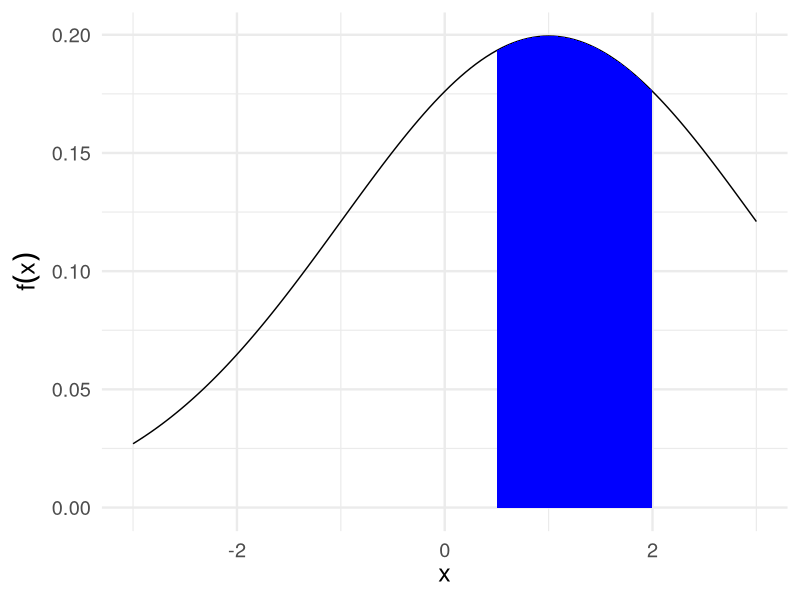
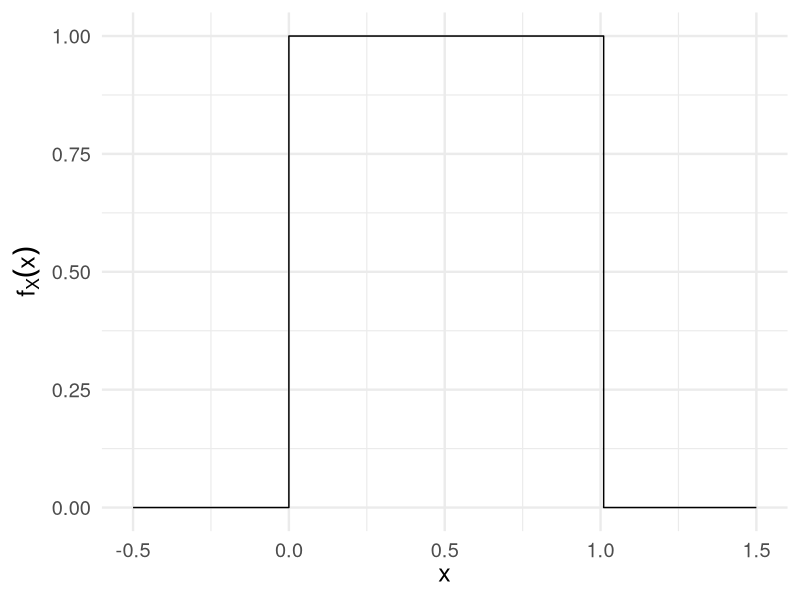
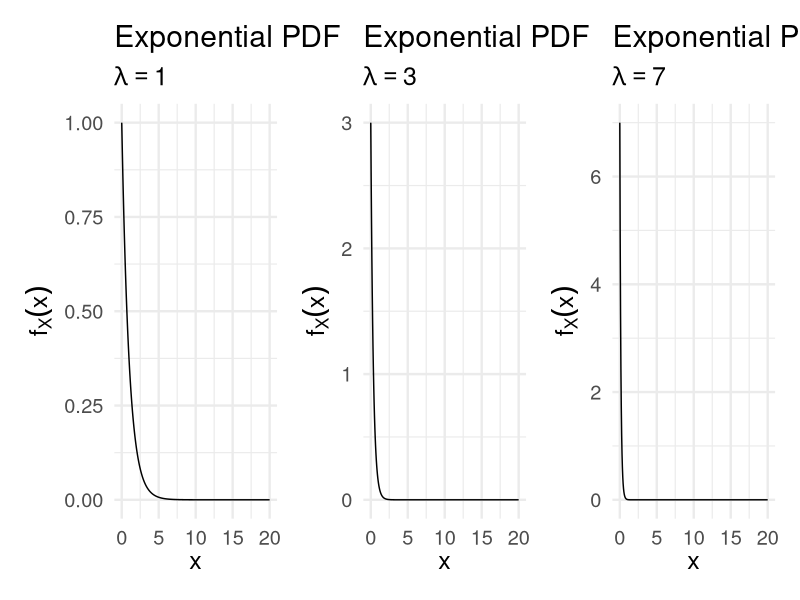
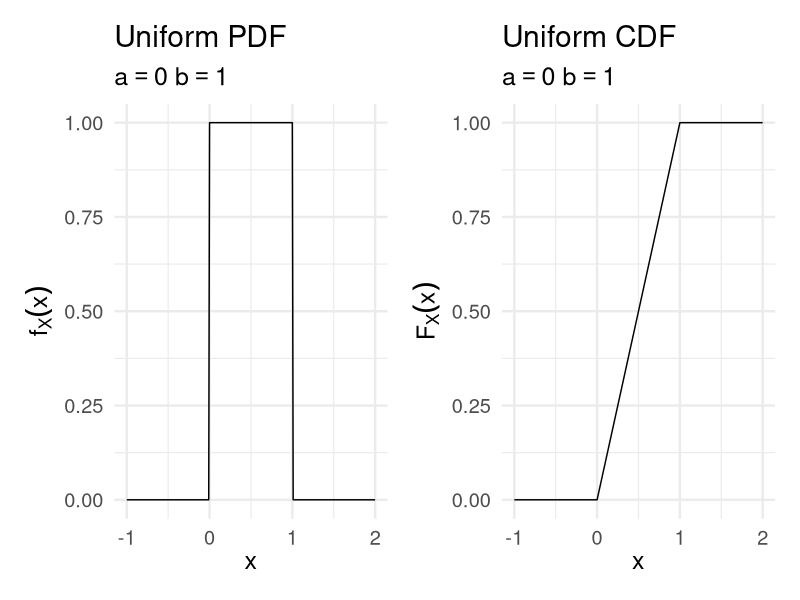
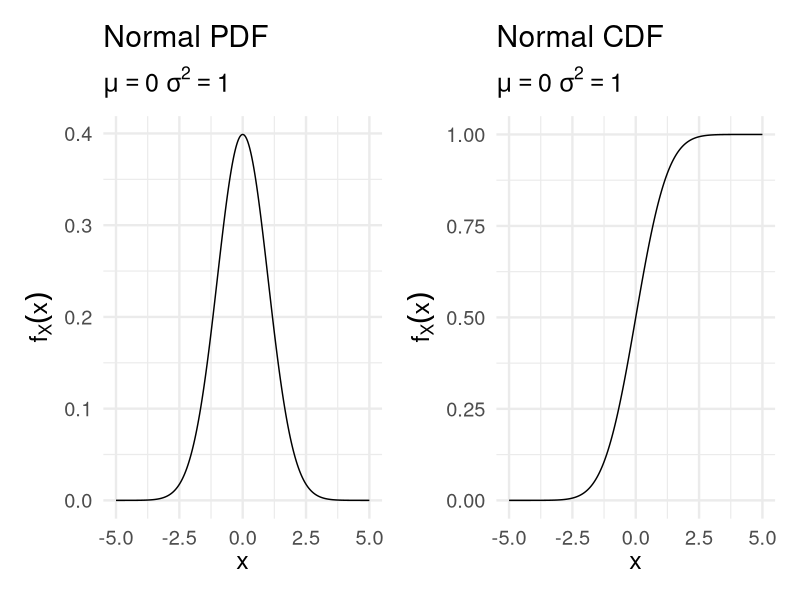
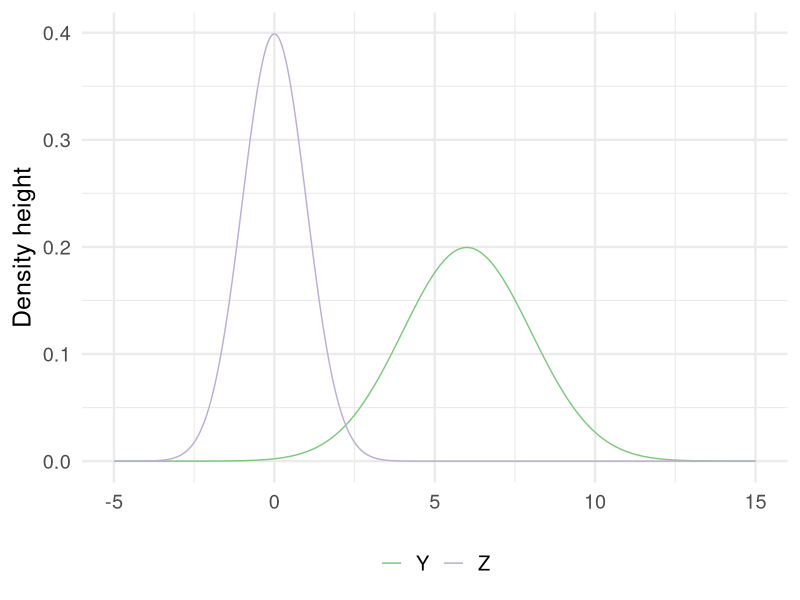
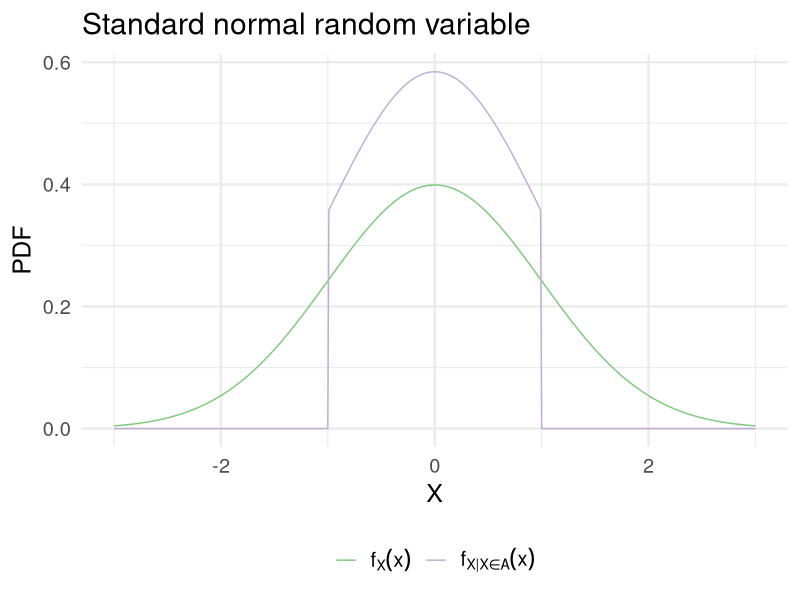

These charts were generated, in order, by the following R code:
## ---- chunk 1
knitr::opts_chunk$set(cache = TRUE,
                      message = FALSE,
                      warning = FALSE,
                      echo = FALSE)

library(tidyverse)
library(patchwork)

options(digits = 3)
set.seed(1234)
theme_set(theme_minimal(base_size = 18))
## ---- chunk 2
norm_pdf <- data_frame(x = seq(-3, 3, by = .05),
           y = dnorm(x = x, mean = 1, sd = 2),
           fill = x >= .5 & x <= 2)

ggplot(norm_pdf) +
  geom_line(aes(x, y)) +
  geom_ribbon(data = filter(norm_pdf, fill),
              aes(x = x,
                  ymin = 0, ymax = y),
              fill = "blue") +
  labs(x = expression(x),
       y = expression(f(x)))
## ---- chunk 3
data_frame(x = seq(-.5, 1.5, by = .01),
           y = dunif(x)) %>%
  ggplot(aes(x, y)) +
  geom_step() +
  labs(x = expression(x),
       y = expression(f[X](x)))
## ---- chunk 4
exp_pdf <- function(rate){
  data_frame(x = seq(0, 20, by = .05),
           pmf = dexp(x = x, rate = rate)) %>%
  ggplot(aes(x, pmf)) +
  geom_line() +
  labs(title = "Exponential PDF",
       subtitle = bquote(lambda == .(rate)),
       x = expression(x),
       y = expression(f[X] (x)))
}

exp_pdf(1) +
  exp_pdf(3) +
  exp_pdf(7)
## ---- chunk 5
    unif_pdf <- function(a, b){
      data_frame(x = seq(a - 1, b + 1, by = .01),
                 pdf = dunif(x = x, min = a, max = b)) %>%
        ggplot(aes(x, pdf)) +
        geom_line() +
        labs(title = "Uniform PDF",
             subtitle = bquote(a == .(a) ~ b == .(b)),
             x = expression(x),
             y = expression(f[X] (x)))
    }
    
    unif_cdf <- function(a, b){
      data_frame(x = seq(a - 1, b + 1, by = .01),
                 cdf = punif(q = x, min = a, max = b)) %>%
        ggplot(aes(x, cdf)) +
        geom_line() +
        labs(title = "Uniform CDF",
             subtitle = bquote(a == .(a) ~ b == .(b)),
             x = expression(x),
             y = expression(F[X] (x)))
    }
    
    unif_pdf(0, 1) +
      unif_cdf(0, 1)
## ---- chunk 6
norm_pdf <- function(mu, sigma){
  data_frame(x = seq(-5, 5, by = .01),
             pdf = dnorm(x = x, mean = mu, sd = sigma)) %>%
    ggplot(aes(x, pdf)) +
    geom_line() +
    labs(title = "Normal PDF",
         subtitle = bquote(mu == .(mu) ~ sigma^2 == .(sigma^2)),
         x = expression(x),
         y = expression(f[X] (x)))
}

norm_cdf <- function(mu, sigma){
  data_frame(x = seq(-5, 5, by = .01),
             cdf = pnorm(q = x, mean = mu, sd = sigma)) %>%
    ggplot(aes(x, cdf)) +
    geom_line() +
    labs(title = "Normal CDF",
         subtitle = bquote(mu == .(mu) ~ sigma^2 == .(sigma^2)),
         x = expression(x),
         y = expression(f[X] (x)))
}

norm_pdf(0, 1) +
  norm_cdf(0, 1)
## ---- chunk 7
        data_frame(x = seq(-5, 15, by = .05),
                   Z = dnorm(x),
                   Y = dnorm(x, mean = 6, sd = 2)) %>%
          gather(norm, val, -x) %>%
          ggplot(aes(x, val, color = norm)) +
          geom_line() +
          scale_color_brewer(type = "qual") +
          labs(x = NULL,
               y = "Density height",
               color = NULL) +
          theme(legend.position = "bottom")
## ---- chunk 8
data_frame(x = seq(-3, 3, by = .01),
           pdf = dnorm(x = x),
           pdf_cond = ifelse(x > -1 & x < 1, pdf / (pnorm(1) - pnorm(-1)), 0)) %>%
  gather(pdf, value, -x) %>%
  ggplot(aes(x, value, color = pdf)) +
  geom_line() +
  scale_color_brewer(type = "qual", labels = c(expression(f[X](x)), expression(f[X*"|"*X %in% A](x)))) +
  labs(title = "Standard normal random variable",
       x = expression(X),
       y = "PDF",
       color = NULL) +
  theme(legend.position = "bottom")
